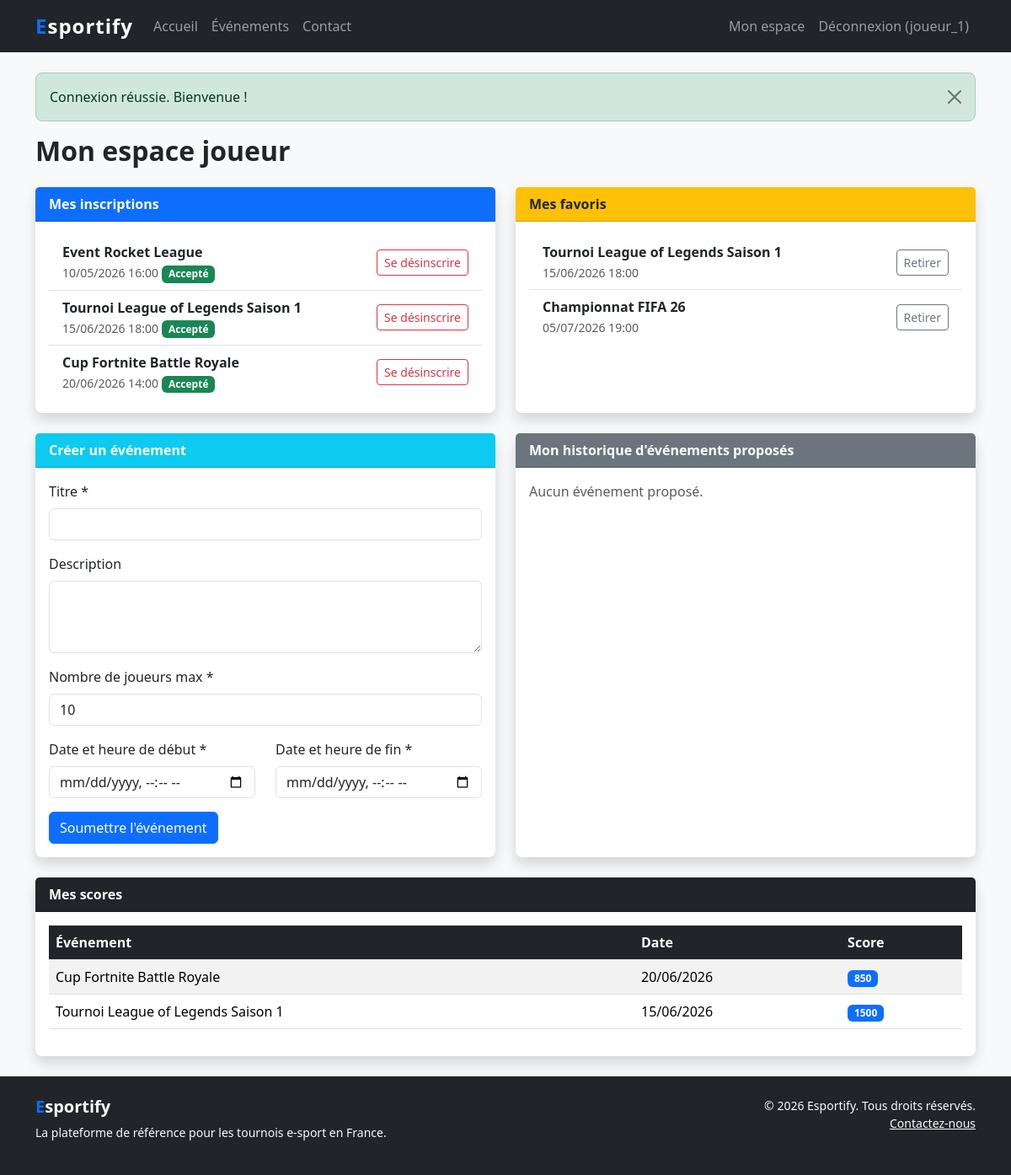
/pages/profile.php (signed in), run on the app's committed database.
### tables this page shows
CREATE TABLE event_registrations (
    id INT AUTO_INCREMENT PRIMARY KEY,
    event_id INT NOT NULL,
    user_id INT NOT NULL,
    status ENUM('en_attente', 'accepte', 'refuse') DEFAULT 'en_attente',
    registered_at DATETIME DEFAULT CURRENT_TIMESTAMP,
    FOREIGN KEY (event_id) REFERENCES events(id) ON DELETE CASCADE,
    FOREIGN KEY (user_id) REFERENCES users(id) ON DELETE CASCADE,
    UNIQUE KEY unique_registration (event_id, user_id),
    INDEX idx_event_user (event_id, user_id)
);

CREATE TABLE events (
    id INT AUTO_INCREMENT PRIMARY KEY,
    title VARCHAR(150) NOT NULL,
    description TEXT,
    max_players INT NOT NULL DEFAULT 10,
    start_date DATETIME NOT NULL,
    end_date DATETIME NOT NULL,
    organizer_id INT NOT NULL,
    status ENUM('en_attente', 'valide', 'non_valide', 'suspendu') DEFAULT 'en_attente',
    visible TINYINT(1) DEFAULT 0,
    started TINYINT(1) DEFAULT 0,
    started_at DATETIME NULL,
    created_at DATETIME DEFAULT CURRENT_TIMESTAMP,
    updated_at DATETIME DEFAULT CURRENT_TIMESTAMP ON UPDATE CURRENT_TIMESTAMP,
    FOREIGN KEY (organizer_id) REFERENCES users(id) ON DELETE CASCADE,
    INDEX idx_status (status),
    INDEX idx_visible (visible),
    INDEX idx_start_date (start_date),
    INDEX idx_organizer (organizer_id)
);

CREATE TABLE scores (
    id INT AUTO_INCREMENT PRIMARY KEY,
    user_id INT NOT NULL,
    event_id INT NOT NULL,
    score INT NOT NULL DEFAULT 0,
    created_at DATETIME DEFAULT CURRENT_TIMESTAMP,
    FOREIGN KEY (user_id) REFERENCES users(id) ON DELETE CASCADE,
    FOREIGN KEY (event_id) REFERENCES events(id) ON DELETE CASCADE,
    INDEX idx_user_event (user_id, event_id)
);

### pages/profile.php (the view, shortened to what this page needs)
<?php
require_once __DIR__ . '/../includes/header.php';
$userId = $_SESSION['user_id'];
$favoritesStmt = $pdo->prepare("SELECT e.* FROM favorites f JOIN events e ON f.event_id = e.id WHERE f.user_id = :uid ORDER BY e.start_date ASC");
$favoritesStmt->execute([':uid' => $userId]);
$favorites = $favoritesStmt->fetchAll();
$registrationsStmt = $pdo->prepare("SELECT e.*, er.status as reg_status FROM event_registrations er JOIN events e ON er.event_id = e.id WHERE er.user_id = :uid ORDER BY e.start_date ASC");
$registrationsStmt->execute([':uid' => $userId]);
$registrations = $registrationsStmt->fetchAll();
$myEventsStmt = $pdo->prepare("SELECT * FROM events WHERE organizer_id = :uid ORDER BY created_at DESC");
$myEventsStmt->execute([':uid' => $userId]);
$myEvents = $myEventsStmt->fetchAll();
$scoresStmt = $pdo->prepare("SELECT s.score, e.title, e.start_date FROM scores s JOIN events e ON s.event_id = e.id WHERE s.user_id = :uid ORDER BY e.start_date DESC");
$scoresStmt->execute([':uid' => $userId]);
$scores = $scoresStmt->fetchAll();
?>
<h2 class="fw-bold mb-4">Mon espace joueur</h2>
<div class="row g-4">
    <div class="col-md-6">
        <div class="card shadow h-100">
            <div class="card-header bg-primary text-white fw-bold">Mes inscriptions</div>
            <div class="card-body">
                <?php if (empty($registrations)): ?>
                    <p class="text-muted">Vous n'êtes inscrit à aucun événement.</p>
                <?php else: ?>
                    <ul class="list-group list-group-flush">
                        <?php foreach ($registrations as $reg): ?>
                            <li class="list-group-item d-flex justify-content-between align-items-center">
                                <div>
                                    <strong><?= e($reg['title']) ?></strong><br>
                                    <small class="text-muted"><?= date('d/m/Y H:i', strtotime($reg['start_date'])) ?></small>
                                    <?php if ($reg['reg_status'] === 'en_attente'): ?>
                                        <span class="badge bg-warning text-dark">En attente</span>
                                    <?php elseif ($reg['reg_status'] === 'accepte'): ?>
                                        <span class="badge bg-success">Accepté</span>
                                    <?php endif; ?>
                                </div>
                                <a href="index.php?page=profile&action=unregister&event_id=<?= (int)$reg['id'] ?>&csrf=<?= csrfToken() ?>" class="btn btn-outline-danger btn-sm">Se désinscrire</a>
                            </li>
                        <?php endforeach; ?>
                    </ul>
                <?php endif; ?>
            </div>
        </div>
    </div>
    <div class="col-md-6">
        <div class="card shadow h-100">
            <div class="card-header bg-warning text-dark fw-bold">Mes favoris</div>
            <div class="card-body">
                <?php if (empty($favorites)): ?>
                    <p class="text-muted">Aucun favori.</p>
                <?php else: ?>
                    <ul class="list-group list-group-flush">
                        <?php foreach ($favorites as $fav): ?>
                            <li class="list-group-item d-flex justify-content-between align-items-center">
                                <div>
                                    <strong><?= e($fav['title']) ?></strong><br>
                                    <small class="text-muted"><?= date('d/m/Y H:i', strtotime($fav['start_date'])) ?></small>
                                </div>
                                <a href="index.php?page=profile&action=remove_favorite&event_id=<?= (int)$fav['id'] ?>&csrf=<?= csrfToken() ?>" class="btn btn-outline-secondary btn-sm">Retirer</a>
                            </li>
                        <?php endforeach; ?>
                    </ul>
                <?php endif; ?>
            </div>
        </div>
    </div>
    <div class="col-md-6">
        <div class="card shadow">
            <div class="card-header bg-info text-white fw-bold">Créer un événement</div>
            <div class="card-body">
                <form method="POST" action="">
                    <div class="mb-3">
                        <label class="form-label">Titre *</label>
                        <input type="text" name="title" class="form-control" required maxlength="150">
                    </div>
                    <div class="mb-3">
                        <label class="form-label">Description</label>
                        <textarea name="description" class="form-control" rows="3"></textarea>
                    </div>
                    <div class="mb-3">
                        <label class="form-label">Nombre de joueurs max *</label>
                        <input type="number" name="max_players" class="form-control" required min="1" value="10">
                    </div>
                    <div class="row">
                        <div class="col-md-6 mb-3">
                            <label class="form-label">Date et heure de début *</label>
                            <input type="datetime-local" name="start_date" class="form-control" required>
                        </div>
                        <div class="col-md-6 mb-3">
                            <label class="form-label">Date et heure de fin *</label>
                            <input type="datetime-local" name="end_date" class="form-control" required>
                        </div>
                    </div>
                    <button type="submit" name="create_event" class="btn btn-primary">Soumettre l'événement</button>
                </form>
            </div>
        </div>
    </div>
    <div class="col-md-6">
        <div class="card shadow h-100">
            <div class="card-header bg-secondary text-white fw-bold">Mon historique d'événements proposés</div>
            <div class="card-body">
                <?php if (empty($myEvents)): ?>
                    <p class="text-muted">Aucun événement proposé.</p>
                <?php endif; ?>
            </div>
        </div>
    </div>
    <div class="col-12">
        <div class="card shadow">
            <div class="card-header bg-dark text-white fw-bold">Mes scores</div>
            <div class="card-body">
                <?php if (empty($scores)): ?>
                    <p class="text-muted">Aucun score enregistré.</p>
                <?php else: ?>
                    <table class="table table-striped">
                        <thead>
                            <tr>
                                <th>Événement</th>
                                <th>Date</th>
                                <th>Score</th>
                            </tr>
                        </thead>
                        <tbody>
                            <?php foreach ($scores as $sc): ?>
                                <tr>
                                    <td><?= e($sc['title']) ?></td>
                                    <td><?= date('d/m/Y', strtotime($sc['start_date'])) ?></td>
                                    <td><span class="badge bg-primary"><?= (int)$sc['score'] ?></span></td>
                                </tr>
                            <?php endforeach; ?>
                        </tbody>
                    </table>
                <?php endif; ?>
            </div>
        </div>
    </div>
</div>
<?php require_once __DIR__ . '/../includes/footer.php'; ?>

### assets/css/style.css (style rules this page uses)
:root { --esportify-primary: #0d6efd; --esportify-dark: #212529; --esportify-light: #f8f9fa; --esportify-accent: #6610f2; }
html, body { height: 100%; }
body { display: flex; flex-direction: column; font-family: 'Segoe UI', Tahoma, Geneva, Verdana, sans-serif; background-color: var(--esportify-light); }
.card { border: none; border-radius: 0.5rem; }
.btn-primary { background-color: var(--esportify-primary); border-color: var(--esportify-primary); }
.table th { background-color: var(--esportify-dark); color: #fff; }

### data on the page
event_registrations: event.title "Event Rocket League", event.start_date "10/05/2026 16:00", status "Accepté"
event_registrations: event.title "Tournoi League of Legends Saison 1", event.start_date "15/06/2026 18:00", status "Accepté"
event_registrations: event.title "Cup Fortnite Battle Royale", event.start_date "20/06/2026 14:00", status "Accepté"
events: title "Tournoi League of Legends Saison 1", start_date "15/06/2026 18:00"
events: title "Championnat FIFA 26", start_date "05/07/2026 19:00"
scores: event.title "Cup Fortnite Battle Royale", event.start_date "20/06/2026", score "850"
scores: event.title "Tournoi League of Legends Saison 1", event.start_date "15/06/2026", score "1500"

### other printed values
$_SESSION['user_pseudo'] "joueur_1"
$text "Connexion réussie. Bienvenue !"
